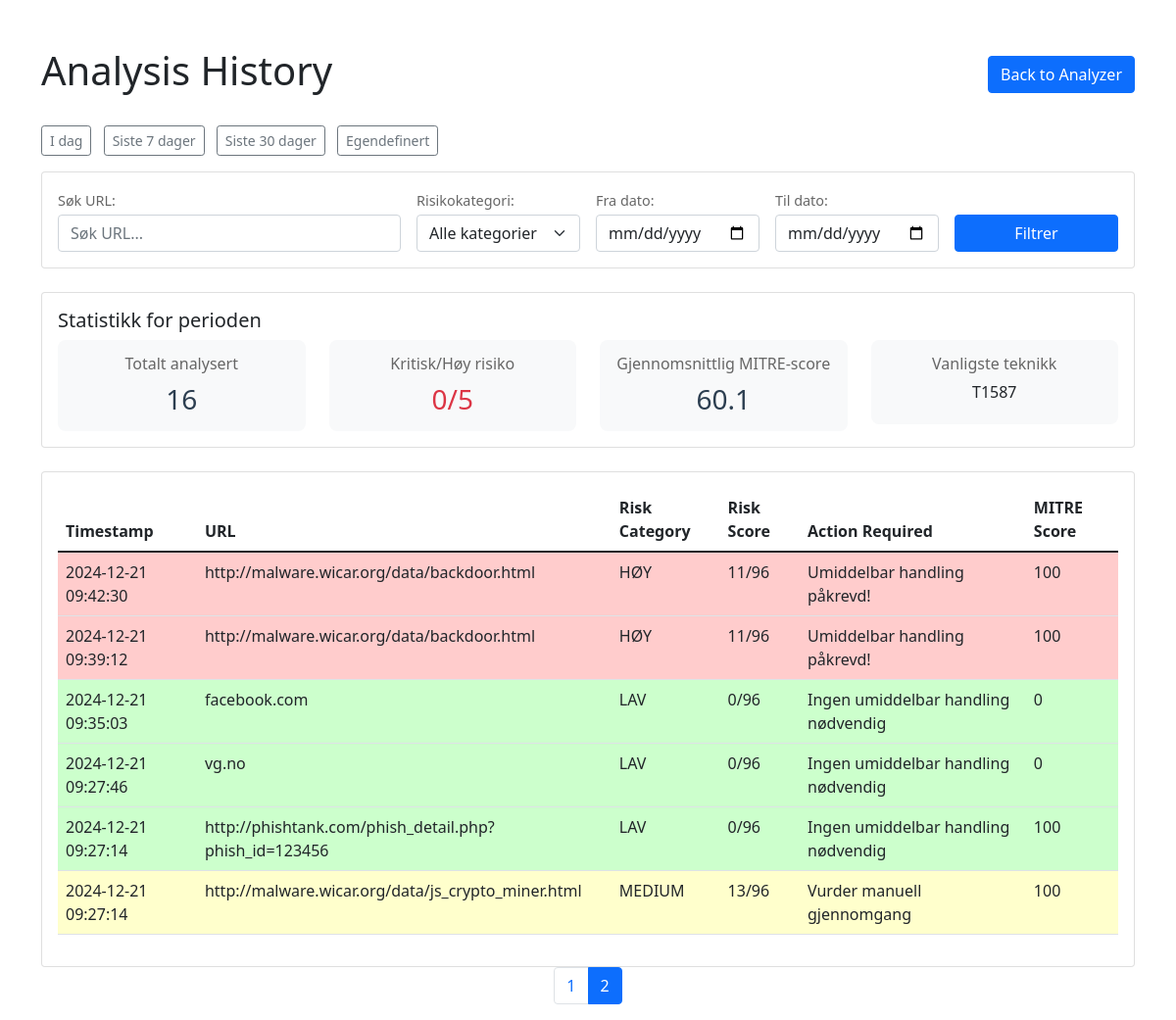
Page /history?page=2 on the committed database.
### models.py (models this page shows)
class Analysis(db.Model):
    id = db.Column(db.Integer, primary_key=True)
    url = db.Column(db.String(500), nullable=False, index=True)
    timestamp = db.Column(db.DateTime, default=datetime.utcnow, index=True)
    risk_category = db.Column(db.String(50), index=True)
    risk_score = db.Column(db.String(50))
    action_required = db.Column(db.Text)
    mitre_analysis = db.Column(JSON)
    def to_dict(self):
        return {
            'id': self.id,
            'url': self.url,
            'timestamp': self.timestamp.strftime("%Y-%m-%d %H:%M:%S"),
            'risk_category': self.risk_category,
            'risk_score': self.risk_score,
            'action_required': self.action_required,
            'mitre_analysis': self.mitre_analysis
        }

### app.py (the view)
@app.route('/history')
def history():
    search = request.args.get('search', '')
    risk_category = request.args.get('risk_category', '')
    date_from = request.args.get('date_from', '')
    date_to = request.args.get('date_to', '')
    query = Analysis.query
    if search:
        query = query.filter(Analysis.url.like(f'%{search}%'))
    if risk_category:
        query = query.filter(Analysis.risk_category == risk_category)
    if date_from:
        query = query.filter(Analysis.timestamp >= datetime.strptime(date_from, '%Y-%m-%d'))
    if date_to:
        query = query.filter(Analysis.timestamp <= datetime.strptime(date_to, '%Y-%m-%d'))
    page = request.args.get('page', 1, type=int)
    per_page = request.args.get('per_page', 10, type=int)
    pagination = query.order_by(Analysis.timestamp.desc()).paginate(
        page=page, per_page=per_page, error_out=False
    )
    stats = calculate_period_stats(query.all())
    return render_template('history.html',
        analyses=[a.to_dict() for a in pagination.items],
        pagination=pagination,
        stats=stats
    )

### templates/history.html (shortened to what this page needs)
<!DOCTYPE html>
<html>
<head>
    <link href="https://cdn.jsdelivr.net/npm/bootstrap@5.1.3/dist/css/bootstrap.min.css" rel="stylesheet">
    <link href="/static/css/style.css" rel="stylesheet">
</head>
<body>
    <div class="container mt-5">
        <div class="d-flex justify-content-between align-items-center mb-4">
            <h1>Analysis History</h1>
            <a href="/" class="btn btn-primary">Back to Analyzer</a>
        </div>
        <div class="quick-filters mb-3">
            <button class="btn btn-outline-secondary btn-sm" data-period="today">I dag</button>
            <button class="btn btn-outline-secondary btn-sm" data-period="week">Siste 7 dager</button>
            <button class="btn btn-outline-secondary btn-sm" data-period="month">Siste 30 dager</button>
            <button class="btn btn-outline-secondary btn-sm" data-period="custom">Egendefinert</button>
        </div>
        <div class="card mb-4">
            <div class="card-body">
                <form method="GET" class="row g-3">
                    <div class="col-md-4">
                        <label class="form-label">Søk URL:</label>
                        <input type="text" class="form-control" name="search"
                               placeholder="Søk URL..." value="{{ request.args.get('search', '') }}">
                    </div>
                    <div class="col-md-2">
                        <label class="form-label">Risikokategori:</label>
                        <select class="form-select" name="risk_category">
                            <option value="">Alle kategorier</option>
                        </select>
                    </div>
                    <div class="col-md-2">
                        <label class="form-label">Fra dato:</label>
                        <input type="date" class="form-control" name="date_from"
                               value="{{ request.args.get('date_from', '') }}">
                    </div>
                    <div class="col-md-2">
                        <label class="form-label">Til dato:</label>
                        <input type="date" class="form-control" name="date_to"
                               value="{{ request.args.get('date_to', '') }}">
                    </div>
                    <div class="col-md-2">
                        <label class="form-label">&nbsp;</label>
                        <button type="submit" class="btn btn-primary w-100">Filtrer</button>
                    </div>
                </form>
            </div>
        </div>
        <div class="card mb-4">
            <div class="card-body">
                <h5 class="card-title">Statistikk for perioden</h5>
                <div class="row">
                    <div class="col-md-3">
                        <div class="stat-card">
                            <h6>Totalt analysert</h6>
                            <p class="h3">{{ stats.total_analyses }}</p>
                        </div>
                    </div>
                    <div class="col-md-3">
                        <div class="stat-card">
                            <h6>Kritisk/Høy risiko</h6>
                            <p class="h3 text-danger">{{ stats.critical_risk }}/{{ stats.high_risk }}</p>
                        </div>
                    </div>
                    <div class="col-md-3">
                        <div class="stat-card">
                            <h6>Gjennomsnittlig MITRE-score</h6>
                            <p class="h3">{{ "%.1f"|format(stats.avg_mitre_score) }}</p>
                        </div>
                    </div>
                    <div class="col-md-3">
                        <div class="stat-card">
                            <h6>Vanligste teknikk</h6>
                            <p class="h6">{{ stats.most_common_technique }}</p>
                        </div>
                    </div>
                </div>
            </div>
        </div>
        <div class="row">
            <div class="col-12">
                <div class="card">
                    <div class="card-body">
                        <div class="table-responsive">
                            <table class="table">
                                <thead>
                                    <tr>
                                        <th>Timestamp</th>
                                        <th>URL</th>
                                        <th>Risk Category</th>
                                        <th>Risk Score</th>
                                        <th>Action Required</th>
                                        <th>MITRE Score</th>
                                    </tr>
                                </thead>
                                <tbody>
                                    {% for analysis in analyses %}
                                    <tr class="risk-{{ analysis.risk_category }}">
                                        <td>{{ analysis.timestamp }}</td>
                                        <td>{{ analysis.url }}</td>
                                        <td>{{ analysis.risk_category }}</td>
                                        <td>{{ analysis.risk_score }}</td>
                                        <td>{{ analysis.action_required }}</td>
                                        <td>
                                            {% if analysis.mitre_analysis %}
                                                {{ analysis.mitre_analysis.risk_score }}
                                            {% else %}
                                                N/A
                                            {% endif %}
                                        </td>
                                    </tr>
                                    {% endfor %}
                                </tbody>
                            </table>
                        </div>
                    </div>
                </div>
            </div>
        </div>
        {% if pagination.pages > 1 %}
        <nav aria-label="Page navigation">
            <ul class="pagination justify-content-center">
                {% for page in pagination.iter_pages() %}
                    {% if page %}
                        <li class="page-item {{ 'active' if page == pagination.page else '' }}">
                            <a class="page-link" href="{{ url_for('history', page=page) }}">{{ page }}</a>
                        </li>
                    {% else %}
                        <li class="page-item disabled"><span class="page-link">...</span></li>
                    {% endif %}
                {% endfor %}
            </ul>
        </nav>
        {% endif %}
    </div>
</body>
</html>

### static/css/style.css (style rules this page uses)
.risk-HØY { background-color: #ffcccc !important; }
.risk-MEDIUM { background-color: #ffffcc !important; }
.risk-LAV { background-color: #ccffcc !important; }
.form-label { font-size: 0.9em; color: #666; margin-bottom: 0.2rem; }
.quick-filters .btn { margin-right: 8px; }
.stat-card { background: #f8f9fa; padding: 15px; border-radius: 8px; text-align: center; }
.stat-card h6 { color: #666; margin-bottom: 10px; }
.stat-card .h3 { margin: 0; color: #2c3e50; }
.stat-card .text-danger { color: #dc3545 !important; }

### rows in the picture
Analysis: timestamp "2024-12-21 09:42:30", url "http://malware.wicar.org/data/backdoor.html", risk_category "HØY", risk_score "11/96", action_required "Umiddelbar handling påkrevd!", mitre_analysis.risk_score "100"
Analysis: timestamp "2024-12-21 09:39:12", url "http://malware.wicar.org/data/backdoor.html", risk_category "HØY", risk_score "11/96", action_required "Umiddelbar handling påkrevd!", mitre_analysis.risk_score "100"
Analysis: timestamp "2024-12-21 09:35:03", url "facebook.com", risk_category "LAV", risk_score "0/96", action_required "Ingen umiddelbar handling nødvendig", mitre_analysis.risk_score "0"
Analysis: timestamp "2024-12-21 09:27:46", url "vg.no", risk_category "LAV", risk_score "0/96", action_required "Ingen umiddelbar handling nødvendig", mitre_analysis.risk_score "0"
Analysis: timestamp "2024-12-21 09:27:14", url "http://phishtank.com/phish_detail.php?phish_id=123456", risk_category "LAV", risk_score "0/96", action_required "Ingen umiddelbar handling nødvendig", mitre_analysis.risk_score "100"
Analysis: timestamp "2024-12-21 09:27:14", url "http://malware.wicar.org/data/js_crypto_miner.html", risk_category "MEDIUM", risk_score "13/96", action_required "Vurder manuell gjennomgang", mitre_analysis.risk_score "100"

### other values in the picture
{{ stats.total_analyses }} "16"
{{ stats.critical_risk }} "0"
{{ stats.high_risk }} "5"
{{ "%.1f"|format(stats.avg_mitre_score) }} "60.1"
{{ stats.most_common_technique }} "T1587"
{{ page }} "1" "2"
